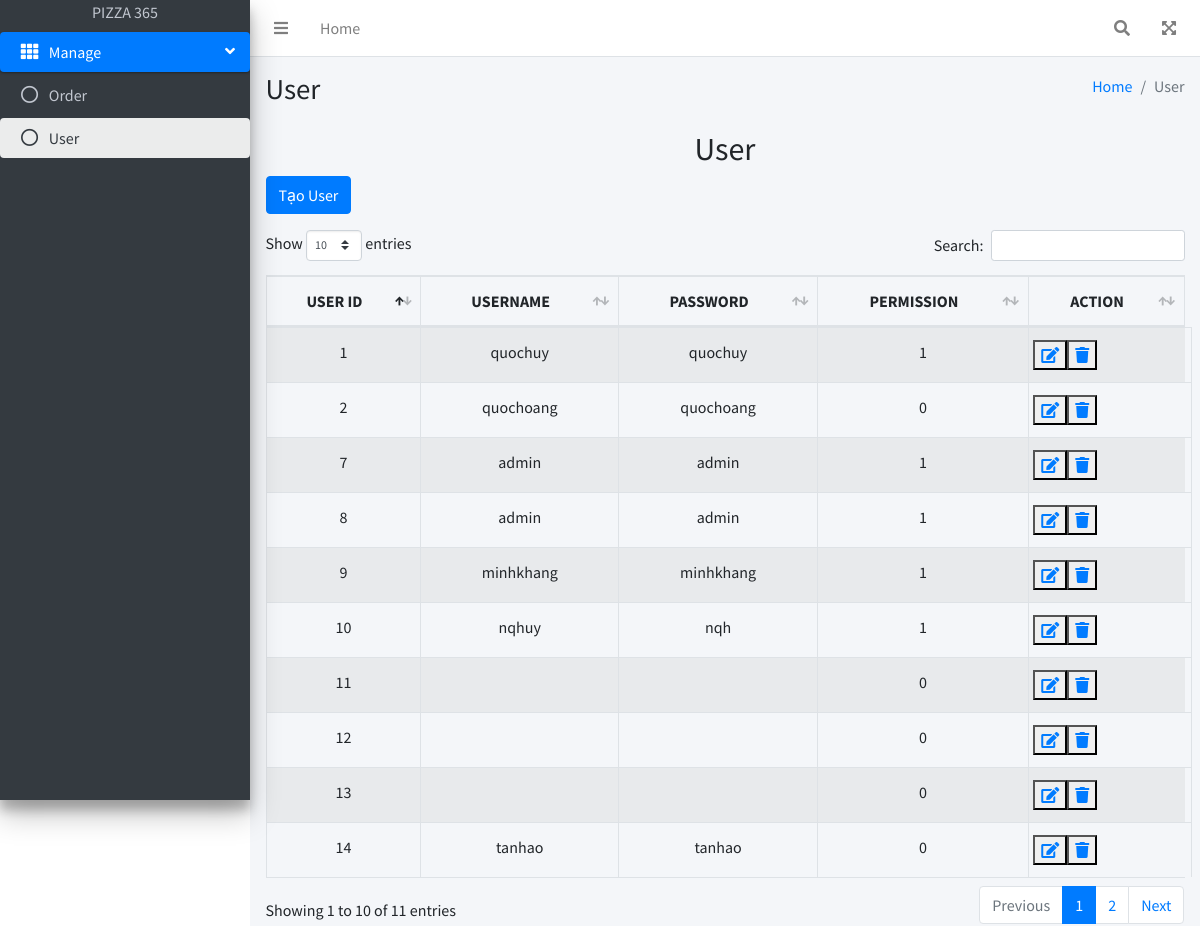
Page /admin/adduser.php on the committed database.
### tables this page shows
CREATE TABLE `users` (
  `id` int NOT NULL,
  `username` varchar(50) NOT NULL,
  `password` varchar(50) NOT NULL,
  `permission` tinyint(1) NOT NULL
);

### admin/adduser.php (the view, shortened to what this page needs)
<!DOCTYPE html>
<html lang="en">
<head>
    <link rel="stylesheet" href="plugins/fontawesome-free/css/all.min.css" />
    <link rel="stylesheet" href="plugins/datatables-bs4/css/dataTables.bootstrap4.min.css" />
    <link rel="stylesheet" href="plugins/datatables-responsive/css/responsive.bootstrap4.min.css" />
    <link rel="stylesheet" href="plugins/datatables-buttons/css/buttons.bootstrap4.min.css" />
    <link rel="stylesheet" href="dist/css/adminlte.min.css" />
</head>
<body>
    <div class="wrapper">
        <nav class="main-header navbar navbar-expand navbar-white navbar-light">
            <ul class="navbar-nav">
                <li class="nav-item">
                    <a class="nav-link" data-widget="pushmenu" href="#" role="button"><i class="fas fa-bars"></i></a>
                </li>
                <li class="nav-item d-none d-sm-inline-block">
                    <a href="#" class="nav-link">Home</a>
                </li>
                <li class="nav-item d-none d-sm-inline-block">
                    <a href="../logout.php" onclick="" class="nav-link"><?php echo $_SESSION["username"]; ?></a>
                </li>
            </ul>
            <ul class="navbar-nav ml-auto">
                <li class="nav-item">
                    <a class="nav-link" data-widget="navbar-search" href="#" role="button">
                        <i class="fas fa-search"></i>
                    </a>
                </li>
                <li class="nav-item">
                    <a class="nav-link" data-widget="fullscreen" href="#" role="button">
                        <i class="fas fa-expand-arrows-alt"></i>
                    </a>
                </li>
            </ul>
        </nav>
        <aside style="min-height: 100vh;" class="main-sidebar sidebar-dark-primary elevation-4">
            <div class="sidebar">
                <div class="info">
                    <a href="#" class="d-block text-center">PIZZA 365</a>
                </div>
            </div>
            <nav class="mt-2">
                <ul class="nav nav-pills nav-sidebar flex-column" data-widget="treeview" role="menu" data-accordion="false">
                    <li class="nav-item menu-open">
                        <a href="#" class="nav-link active">
                            <i class="nav-icon fas fa-th"></i>
                            <p>
                                Manage
                                <i class="right fas fa-angle-left"></i>
                            </p>
                        </a>
                        <ul class="nav nav-treeview">
                            <li class="nav-item">
                                <a href="./index.php" class="nav-link">
                                    <i class="far fa-circle nav-icon"></i>
                                    <p>Order</p>
                                </a>
                            </li>
                            <li class="nav-item">
                                <a href="./adduser.php" class="nav-link active">
                                    <i class="far fa-circle nav-icon"></i>
                                    <p>User</p>
                                </a>
                            </li>
                    </li>
                </ul>
            </nav>
    </div>
    <div class="content-wrapper">
        <div class="content-header">
            <div class="container-fluid">
                <div class="row mb-2">
                    <div class="col-sm-6">
                        <h1 class="m-0">User</h1>
                    </div>
                    <div class="col-sm-6">
                        <ol class="breadcrumb float-sm-right">
                            <li class="breadcrumb-item"><a href="#">Home</a></li>
                            <li class="breadcrumb-item active">User</li>
                        </ol>
                    </div>
                </div>
            </div>
        </div>
        <section class="content">
            <div class="container-fluid">
                <h2 style="text-align: center">User</h2>
                <input type="button" class="btn btn-primary btn-create-user mb-3" value="Tạo User">
                <table class="table table-bordered text-center table-striped table-hover" id="users-table">
                    <thead>
                        <tr>
                            <th>USER ID</th>
                            <th>USERNAME</th>
                            <th>PASSWORD</th>
                            <th>PERMISSION</th>
                            <th>ACTION</th>
                        </tr>
                    </thead>
                    <tbody>
                        <?php
                        include "../database/config.php";
                        $orders = mysqli_query($conn, "SELECT * FROM users");
                        while ($row = mysqli_fetch_assoc($orders)) {
                        ?>
                           <tr>
                                <td id="id-od"><?php echo $row["id"] ?></td>
                                <td><?php echo $row["username"] ?></td>
                                <td><?php echo $row["password"] ?></td>
                                <td><?php echo $row["permission"]?></td>
                                <td class="row"><button name="update"><a href="./updateuser.php?id=<?php echo $row["id"] ?>"><i class="fas fa-edit btn-update"></i></a></button>
                                <button name="delete"><a href="./deleteuser.php?id=<?php echo $row["id"] ?>"><i class="fa fa-trash" aria-hidden="true"></i></a></button></td>
                            </tr>
                        <?php
                        }
                        ?>
                    </tbody>
                </table>
            </div>
        </section>
    </div>
</body>
</html>

### rows in the picture
users: id "1", username "quochuy", password "quochuy", permission "1"
users: id "2", username "quochoang", password "quochoang", permission "0"
users: id "7", username "admin", password "admin", permission "1"
users: id "8", username "admin", password "admin", permission "1"
users: id "9", username "minhkhang", password "minhkhang", permission "1"
users: id "10", username "nqhuy", password "nqh", permission "1"
users: id "11", permission "0"
users: id "12", permission "0"
users: id "13", permission "0"
users: id "14", username "tanhao", password "tanhao", permission "0"
